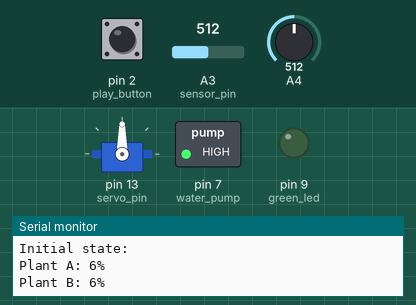
Simulated run of this sketch. Board: Arduino Uno, built with avr-gcc and run on an emulated ATmega328P. On the bench: servo, switched loads named in the sketch (green lamp = pin HIGH), output pins drawn as LEDs (lit = HIGH), the last lines printed to the serial monitor. Inputs (shaded band) come from the test bench; at power-on: pin 2 (play_button) HIGH, A3 (sensor_pin) = 512, A4 = 512.

Above: at 1.2 s.
1.3 s: pin 2 (play_button) pulled LOW for 0.15 s
At 3.1 s:
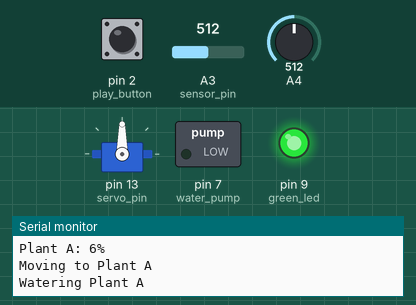
At 4.3 s:
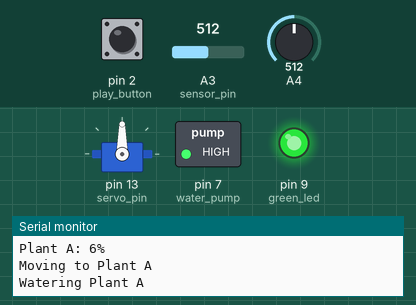
4.4 s: A3 (sensor_pin) set to 346
7.4 s: A3 (sensor_pin) set to 324
At 13.1 s:
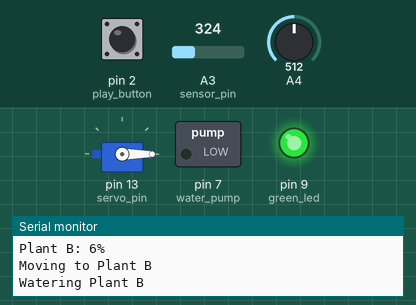
Timing chart, 0 to 20.5 s (numbered marks = the images above; inputs shaded):
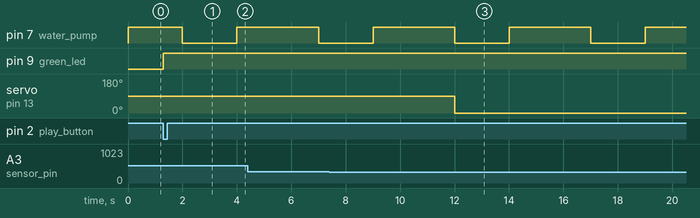

Measured:
- the behaviour switches between 331 and 330 on A3 (sensor_pin) (found by bisection; images 2 and 3)
- after the input at 1.3 s, pin 7 (water_pump): HIGH → LOW after 0.70 s, → HIGH 2.0 s later; pin 9 (green_led): LOW → HIGH at once

The sketch:

humidity.ino
```cpp
#include <Servo.h>

struct Plant {
  int sensor_pin;
  int servo_location;
  char* name;
};

int max_amount_of_tries = 2;

int play_button = 2;
int play_button_val = 0;
int play_button_state = 0;
int play_button_old_val = 0;

struct Plant plant2;
struct Plant plant3;

int green_led = 9;
int servo_pin = 13;
Servo motor;

int watering_time = 2000;
int water_pump = 7;

void initPlant2() {
  plant2.sensor_pin = A3;
  plant2.servo_location = 90;
  plant2.name = (char*) "Plant A";
}

void initPlant3() {
  plant3.sensor_pin = A4;
  plant3.servo_location = 0;
  plant3.name = (char*) "Plant B";
}

void turn_on(int led_pin) {
  digitalWrite(led_pin, HIGH);
}

void turn_off(int led_pin) {
  digitalWrite(led_pin, LOW);
}

void moveTo(int plant_servo_location) {
  motor.write(plant_servo_location);
}

int get_plant_humidity(Plant plant) {
  int output_value = analogRead(plant.sensor_pin);
  output_value = map(output_value, 550, 0, 0, 100);
  Serial.print(plant.name);
  Serial.print(": ");
  Serial.print(output_value < 0 ? 0 : output_value);
  Serial.println("%");
  return output_value;
}

void turn_on_pump(){
  digitalWrite(water_pump, LOW);
}

void turn_off_pump(){
  digitalWrite(water_pump, HIGH);
}

void water(Plant plant, int plant_humidity) {
  moveTo(plant.servo_location);
  Serial.print("Moving to ");
  Serial.println(plant.name);

  turn_on_pump();
  Serial.print("Watering ");
  Serial.println(plant.name);
  delay(watering_time);
  turn_off_pump();
  delay(3000);
}

bool is_watered(int plant_humidity) {
  return plant_humidity >= 40;
}

void check_water(Plant plant) {
  int tries = 0;
  int plant_humidity = get_plant_humidity(plant);
  while(!is_watered(plant_humidity)) {
    water(plant, plant_humidity);

    tries++;
    if(tries >= max_amount_of_tries)
      break;

    plant_humidity = get_plant_humidity(plant);
  }
}

void check_plants() {
  check_water(plant2);
  check_water(plant3);

  Serial.println("--------");
}

void turn_off_in_next_loop() {
  if(play_button_state != 1) {
    Serial.println("Turning on");
    turn_on(green_led);
  }
  play_button_state = 1;
}

void setup() {
  pinMode(play_button, INPUT);
  pinMode(water_pump, OUTPUT);
  attachInterrupt(digitalPinToInterrupt(2), turn_off_in_next_loop, FALLING);

  turn_off_pump();

  // leds
  pinMode(green_led, OUTPUT);

  // servo
  motor.attach(servo_pin);

  // humidity
  Serial.begin(9600);
  initPlant2();
  initPlant3();

  Serial.println("Ready to water plants.");
  Serial.println("Initial state:");
  get_plant_humidity(plant2);
  get_plant_humidity(plant3);
}

void loop() {
  if (play_button_state==1) {
   check_plants();
  }
  else {
   turn_off(green_led);
  }
  delay(2000);
}
```
